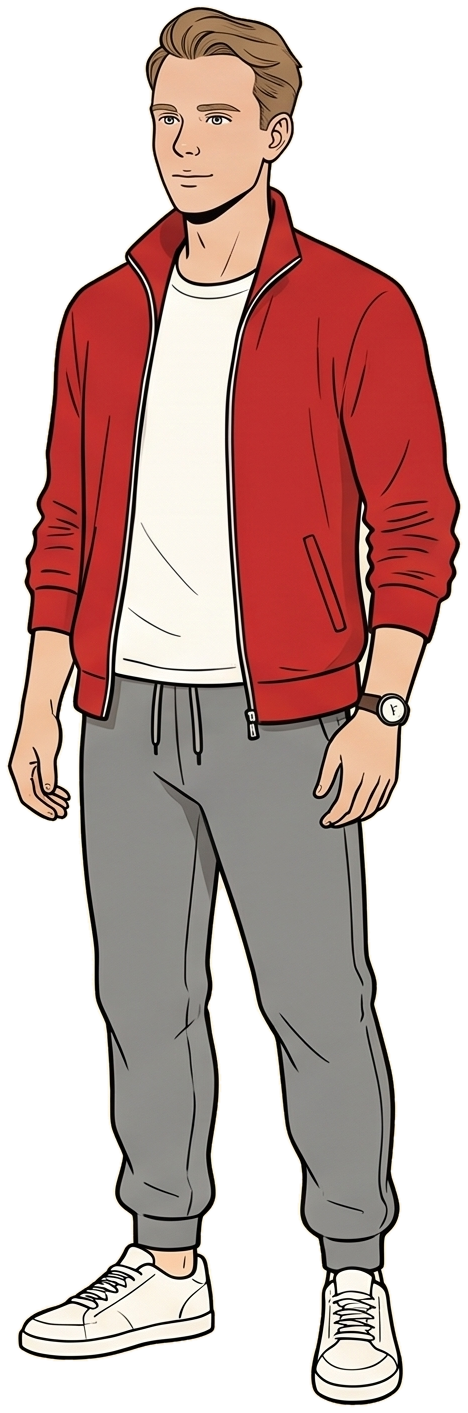
#> input picture tools/film/gen/src/now-redtrack-cut.png, 468 x 1413 px, given as the content of the folder public/cast, which was not available
$ python stickers.py
#> lines starting #> are read from the running program, lines starting #| are printed output that depends on the picture; pictures that were not available may be replaced by others from this repository, and a replacement may not be noted
#!/usr/bin/env python3
"""Наклейки для коллажа: вырезанные фигуры с белой каймой.
public/cast/*.png, public/poses/*.png → public/stickers/*.png"""
import glob, os
import numpy as np
from PIL import Image, ImageFilter
os.chdir(os.path.dirname(os.path.abspath(__file__)) + "/..")
os.makedirs("public/stickers", exist_ok=True)
for f in sorted(glob.glob("public/cast/*.png") + glob.glob("public/poses/*.png")):
    im = Image.open(f).convert("RGBA")
#> im is the input picture: PIL image 468x1413 RGBA; mean R, G, B, A 201.4, 169, 155, 145.7
    if im.height > 1200:
        im = im.resize((round(im.width * 1200 / im.height), 1200), Image.LANCZOS)
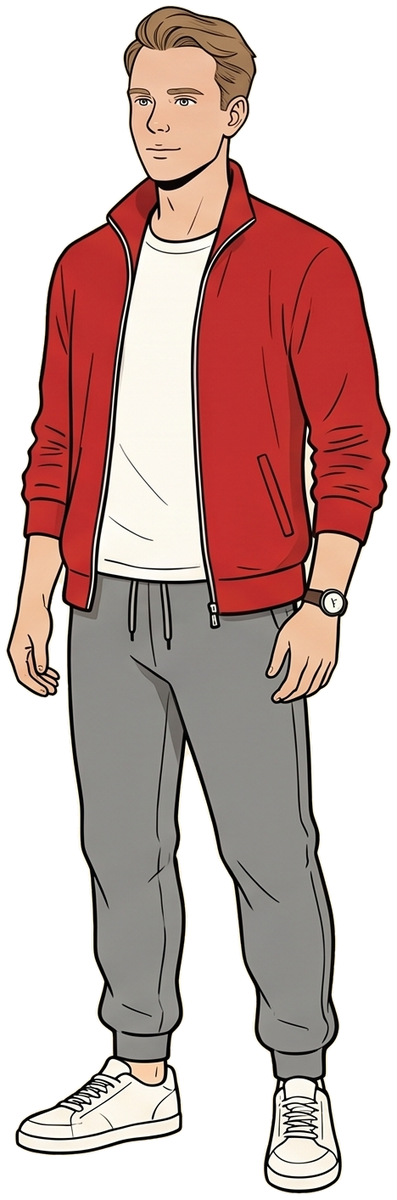
#> im: PIL image 397x1200 RGBA; mean R, G, B, A 99.4, 72.3, 67.9, 145.8; transparent parts drawn white
    b = 14
    pad = Image.new("RGBA", (im.width + 2 * b, im.height + 2 * b), (0, 0, 0, 0))
#> pad: PIL image 425x1228 RGBA; every value is 0
    pad.paste(im, (b, b))
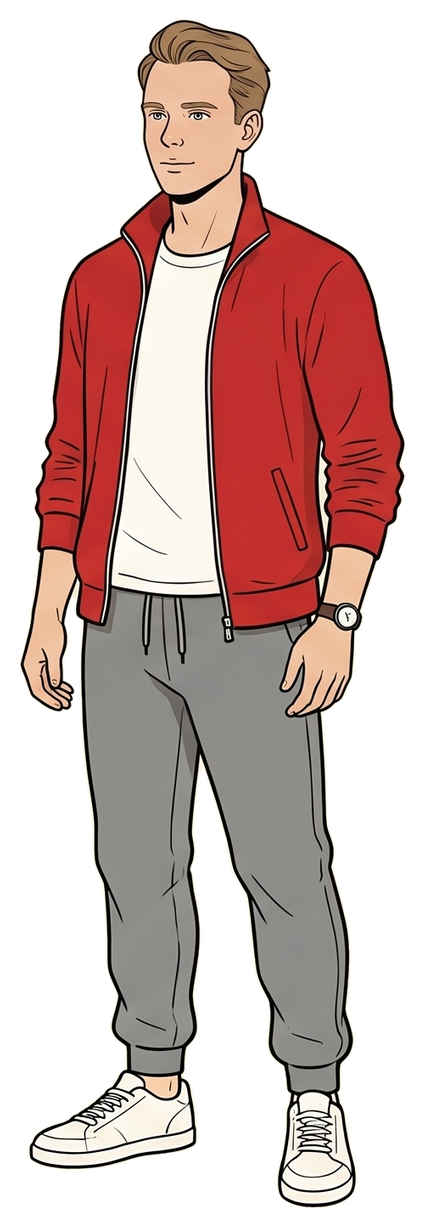
#> pad: PIL image 425x1228 RGBA; mean R, G, B, A 90.8, 66, 62, 133; transparent parts drawn white
    a = pad.split()[3].filter(ImageFilter.MaxFilter(2 * b - 1 if (2 * b - 1) % 2 else 2 * b + 1)).filter(ImageFilter.GaussianBlur(1.2))
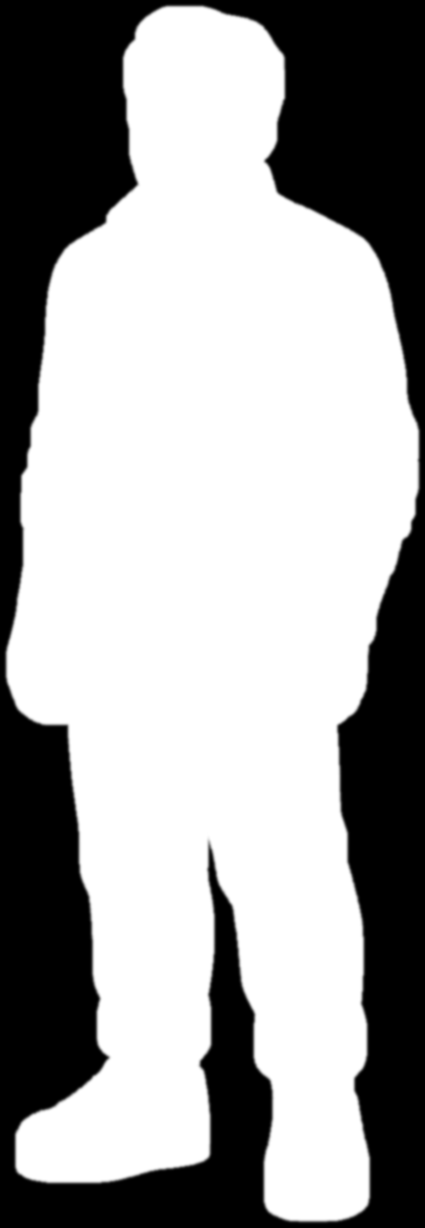
#> a: PIL image 425x1228 L; min 0, max 255, mean 162.2
    a = a.point(lambda v: 255 if v > 90 else int(v * 255 / 90))
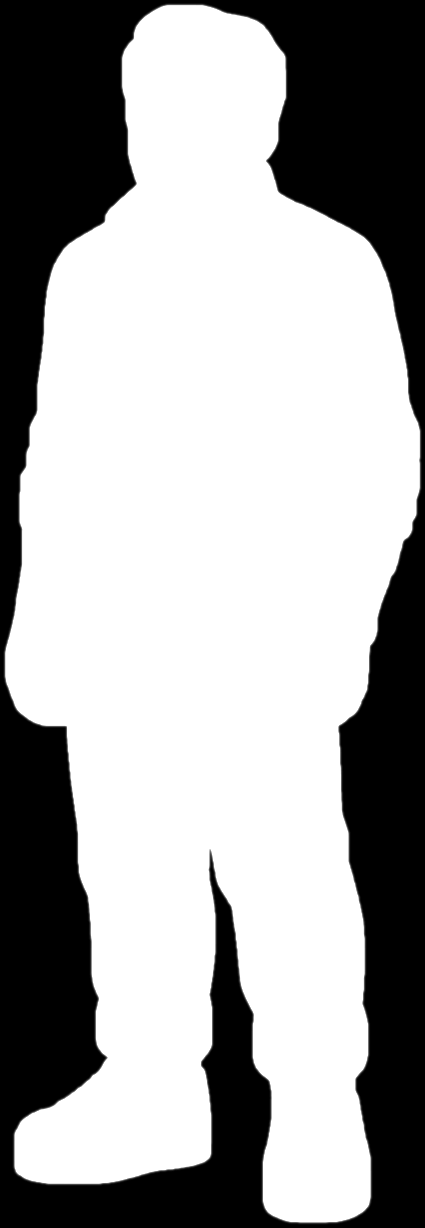
#> a: PIL image 425x1228 L; min 0, max 255, mean 164.7
    white = Image.new("RGBA", pad.size, (255, 253, 247, 255)); white.putalpha(a)
#> after `white = Image.new('RGBA', pad.size, (255, 253, 247, 255))`:
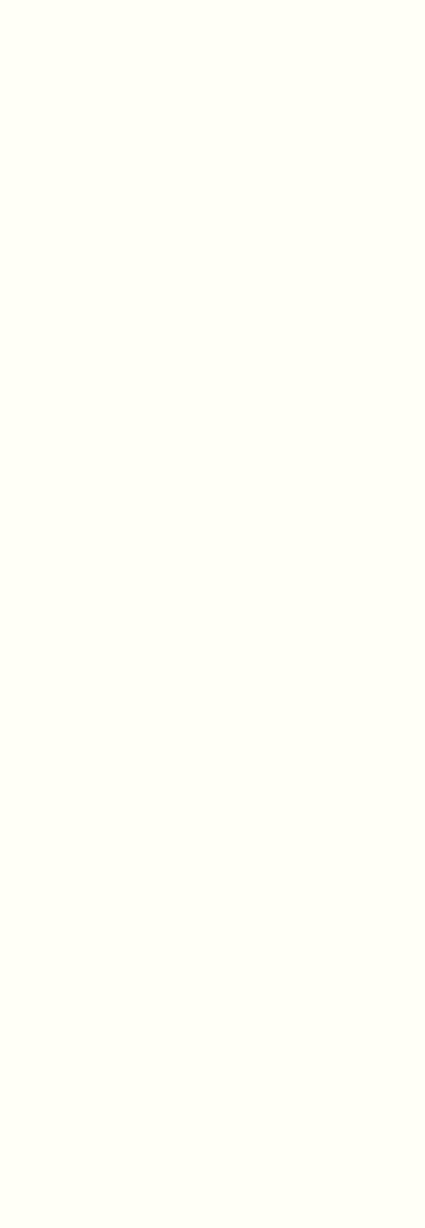
#> white: PIL image 425x1228 RGBA; mean R, G, B, A 255, 253, 247, 255
    out = Image.alpha_composite(white, pad)
    name = os.path.basename(f)
    out.save(f"public/stickers/{name}", optimize=True)
    print(name, out.size)
#| now-redtrack-cut.png (425, 1228)
